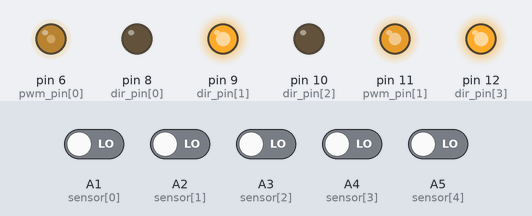
Recording of a sketch running on a simulated Arduino Uno, built with avr-gcc and run on an emulated ATmega328P. Parts: output pins drawn as LEDs (lit = HIGH). Inputs (shaded band) come from the test bench; at power-on: A1 (sensor[0]), A2 (sensor[1]), A3 (sensor[2]), A4 (sensor[3]), A5 (sensor[4]) LOW.

Above: at 1.2 s.
1.3 s: A1 (sensor[0]) driven HIGH
At 1.6 s:
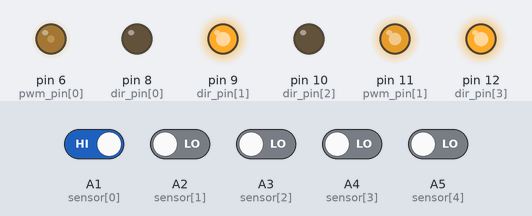
2.8 s: A2 (sensor[1]) driven HIGH
At 4.0 s:
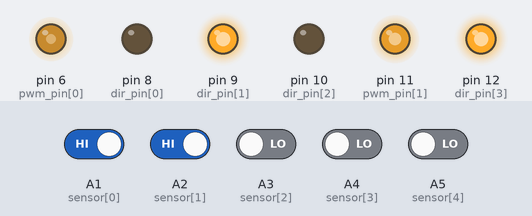
4.3 s: A2 (sensor[1]) driven LOW
At 5.1 s:
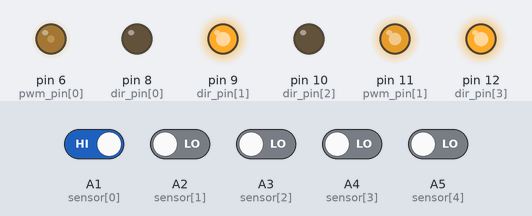
5.8 s: A1 (sensor[0]) driven LOW and A3 (sensor[2]) driven HIGH
At 6.2 s:
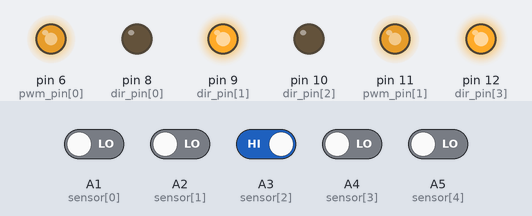
7.3 s: A4 (sensor[3]) driven HIGH
At 8.5 s:
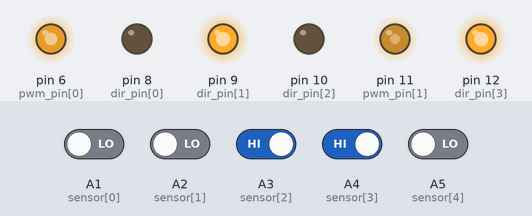
8.8 s: A3 (sensor[2]) driven LOW
At 9.7 s:
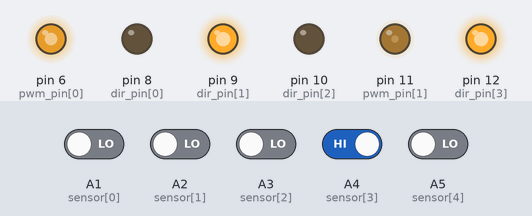
Timing chart, 0 to 11.3 s (numbered marks = the images above; inputs shaded):
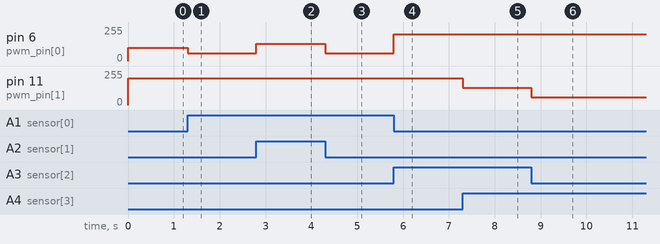

The sketch:

main.ino
```cpp
#include <Arduino.h>

#define MID 70
#define MAX 140

int dir_pin[4] = {8, 9, 10, 12},
    pwm_pin[2] = {6, 11};
int sensor[5] = {A1, A2, A3, A4, A5}; // center sensor is A3
int sensor_reading[5] = {0, 0, 0, 0, 0},
    prev_reading[5] = {0, 0, 0, 0, 0};
byte SPEED = 200;

int condition = 0; // when to switch

bool start = false;

void setup()
{
    Serial.begin(115200);
    for (int i = 0; i < 4; i++)
    {
        pinMode(dir_pin[i], OUTPUT);
        digitalWrite(dir_pin[i], 0);
    }
    for (int i = 0; i < 2; i++)
    {
        pinMode(pwm_pin[i], OUTPUT);
        analogWrite(pwm_pin[i], SPEED);
    }

    for (int i = 0; i < 5; i++)
        pinMode(sensor[i], INPUT);
    forward();
}

void loop()
{
    int state = status();
    while (!state && !start)
    {
        state = status();
        adjPWM(-100);
    }
    start = true;
    if (!state)
        adjPWM(correction(prev_reading));
    else if (state == 5)
        stop();
    else
        adjPWM(correction(sensor_reading));
    if (state > 0)
        for (int i = 0; i < 5; i++)
            prev_reading[i] = sensor_reading[i];
}

void read_sensors()
{
    int state;
    for (int i = 0; i < 5; i++)
    {
        state = digitalRead(sensor[i]);
        sensor_reading[i] = (!condition) ? state : (1 - state);
    }
}

int status()
{
    read_sensors();
    int check = 0;
    for (int i = 0; i < 5; i++)
        check += sensor_reading[i];
    return check;
}
void reverse()
{
    for (int i = 0; i < 4; i++)
        digitalWrite(dir_pin[i], (i % 2 == 0) ? HIGH : LOW);
}

int correction(int sensor_reading[5])
{
    if (sensor_reading[0] || sensor_reading[4])
    {
        if (sensor_reading[0])
            return (sensor_reading[1]) ? -MID : -MAX;
        else
            return (sensor_reading[3]) ? MID : MAX;
    }
    if (sensor_reading[1] || sensor_reading[3])
    {
        if (sensor_reading[1])
            return (sensor_reading[2]) ? -MID : -MAX;
        else
            return (sensor_reading[2]) ? MID : MAX;
    }
    return 0;
}

void adjPWM(int err)
{
    if (!err)
    {
        analogWrite(pwm_pin[0], SPEED);
        analogWrite(pwm_pin[1], SPEED);
    }
    if (err < 0)
    {
        analogWrite(pwm_pin[0], SPEED - abs(err));
        analogWrite(pwm_pin[1], SPEED);
    }
    else
    {
        analogWrite(pwm_pin[1], SPEED - abs(err));
        analogWrite(pwm_pin[0], SPEED);
    }
}

void forward()
{
    for (int i = 0; i < 4; i++)
        digitalWrite(dir_pin[i], (i % 2 == 0) ? LOW : HIGH);
}

void right()
{
    digitalWrite(dir_pin[0], HIGH);
    digitalWrite(dir_pin[1], LOW);
    digitalWrite(dir_pin[2], LOW);
    digitalWrite(dir_pin[3], HIGH);
}

void left()
{
    digitalWrite(dir_pin[0], LOW);
    digitalWrite(dir_pin[1], HIGH);
    digitalWrite(dir_pin[2], HIGH);
    digitalWrite(dir_pin[3], LOW);
}

void stop()
{
    for (int i = 0; i < 4; i++)
        digitalWrite(dir_pin[i], LOW);
}

// void correct(int error)
// {
//     if (!error)
//         return;
//     if (error > 0)
//         left();
//     else
//         right();
//     delay(abs(error));
//     forward();
// }
// int correction()
// {
//     read_sensors();
//     if (sensor_reading[0] || sensor_reading[4])
//     {
//         if (sensor_reading[0])
//             return (sensor_reading[1]) ? -MID : -MAX;
//         else
//             return (sensor_reading[3]) ? MID : MAX;
//     }
//     if (sensor_reading[1] || sensor_reading[3])
//     {
//         if (sensor_reading[1])
//             return (sensor_reading[2]) ? -MID : -MAX;
//         else
//             return (sensor_reading[2]) ? MID : MAX;
//     }
//     return 0;
// }
```

Measured:
- after the input at 1.3 s, pin 6 (pwm_pin[0]): 100/255 → 60/255 at once
- after the input at 2.8 s, pin 6 (pwm_pin[0]): 60/255 → 130/255 at once
- after the input at 4.3 s, pin 6 (pwm_pin[0]): 130/255 → 60/255 at once
- after the input at 5.8 s, pin 6 (pwm_pin[0]): 60/255 → 200/255 at once
- after the input at 7.3 s, pin 11 (pwm_pin[1]): 200/255 → 130/255 at once
- after the input at 8.8 s, pin 11 (pwm_pin[1]): 130/255 → 60/255 at once
